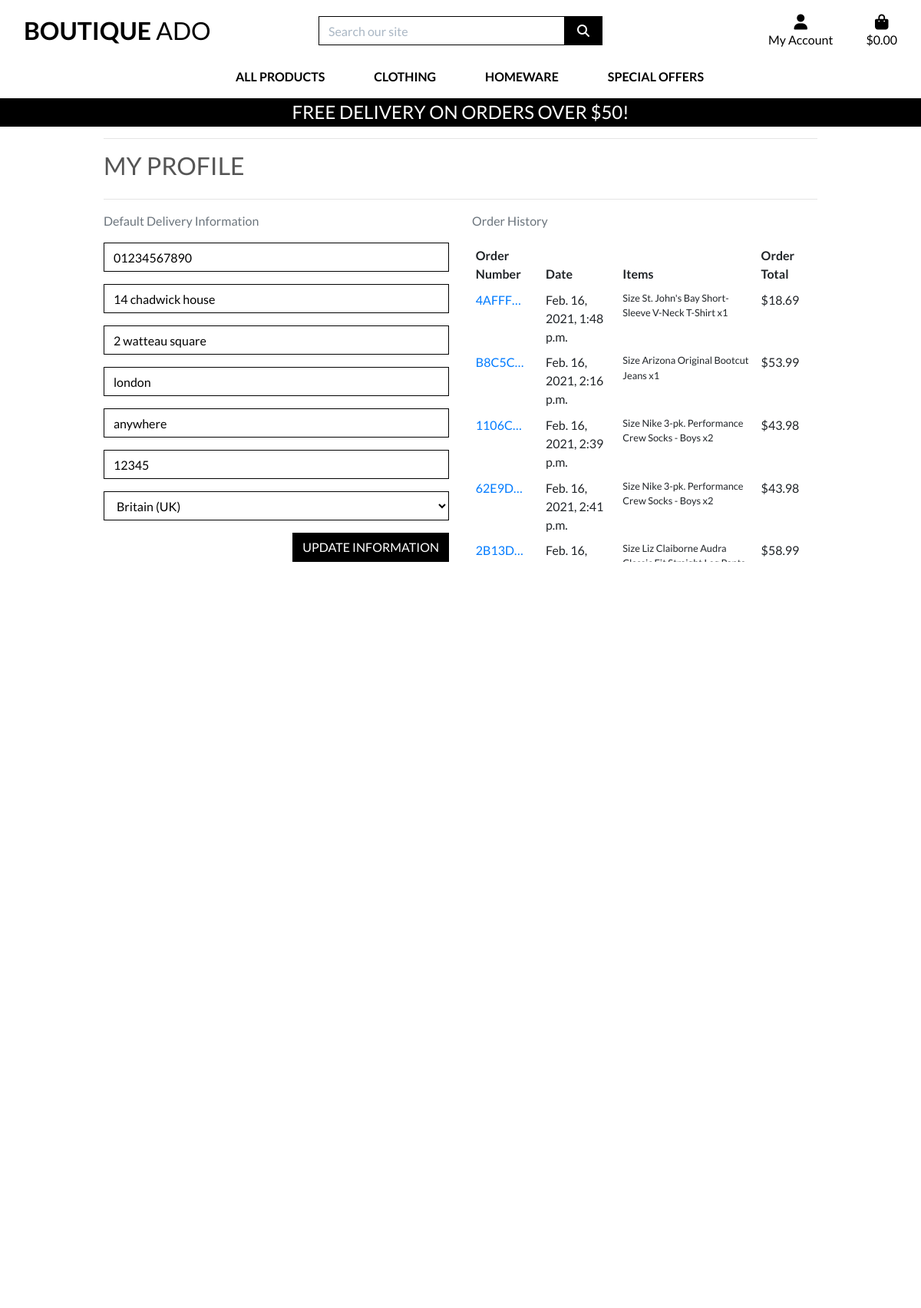
Screenshot of /profile/ (signed in) with the database file from the repository.
### profiles/models.py (models this page shows, shortened)
class UserProfile(models.Model):
    user = models.OneToOneField(User, on_delete=models.CASCADE)
    default_phone_number = models.CharField(max_length=20, null=True, blank=True)
    default_street_address1 = models.CharField(max_length=80, null=True, blank=True)
    default_street_address2 = models.CharField(max_length=80, null=True, blank=True)
    default_town_or_city = models.CharField(max_length=40, null=True, blank=True)
    default_county = models.CharField(max_length=80, null=True, blank=True)
    default_postcode = models.CharField(max_length=20, null=True, blank=True)
    default_country = CountryField(blank_label='Country', null=True, blank=True)

### checkout/models.py (models this page shows, shortened)
class Order(models.Model):
    order_number = models.CharField(max_length=32, null=False, editable=False)
    user_profile = models.ForeignKey(UserProfile, on_delete=models.SET_NULL,
                                     null=True, blank=True, related_name='orders')
    full_name = models.CharField(max_length=50, null=False, blank=False)
    email = models.EmailField(max_length=254, null=False, blank=False)
    phone_number = models.CharField(max_length=20, null=False, blank=False)
    country = CountryField(blank_label='Country *', null=False, blank=False)
    postcode = models.CharField(max_length=20, null=True, blank=True)
    town_or_city = models.CharField(max_length=40, null=False, blank=False)
    street_address1 = models.CharField(max_length=80, null=False, blank=False)
    street_address2 = models.CharField(max_length=80, null=True, blank=True)
    county = models.CharField(max_length=80, null=True, blank=True)
    date = models.DateTimeField(auto_now_add=True)
    delivery_cost = models.DecimalField(max_digits=6, decimal_places=2, null=False, default=0)
    order_total = models.DecimalField(max_digits=10, decimal_places=2, null=False, default=0)
    grand_total = models.DecimalField(max_digits=10, decimal_places=2, null=False, default=0)
    original_bag = models.TextField(null=False, blank=False, default='')
    stripe_pid = models.CharField(max_length=254, null=False, blank=False, default='')

class OrderLineItem(models.Model):
    order = models.ForeignKey(Order, null=False, blank=False, on_delete=models.CASCADE, related_name='lineitems')
    product = models.ForeignKey(Product, null=False, blank=False, on_delete=models.CASCADE)
    product_size = models.CharField(max_length=2, null=True, blank=True) # XS, S, M, L, XL
    quantity = models.IntegerField(null=False, blank=False, default=0)
    lineitem_total = models.DecimalField(max_digits=6, decimal_places=2, null=False, blank=False, editable=False)

### products/models.py (models this page shows, shortened)
class Product(models.Model):
    category = models.ForeignKey('Category', null=True, blank=True, on_delete=models.SET_NULL)
    sku = models.CharField(max_length=254, null=True, blank=True)
    name = models.CharField(max_length=254)
    description = models.TextField()
    has_sizes = models.BooleanField(default=False, null=True, blank=True)
    price = models.DecimalField(max_digits=6, decimal_places=2)
    rating = models.DecimalField(max_digits=6, decimal_places=2, null=True, blank=True)
    image_url = models.URLField(max_length=1024, null=True, blank=True)
    image = models.ImageField(null=True, blank=True)

### profiles/views.py (the view, shortened to what this page needs)
# urls.py: path('profile/', include('profiles.urls')),
def profile(request):
    profile = get_object_or_404(UserProfile, user=request.user)
    form = UserProfileForm(instance=profile)
    template = 'profiles/profile.html'
    orders = profile.orders.all()
    context = {
        'form': form,
        'orders': orders,
        'on_profile_page': True,
    }
    return render(request, template, context)

### profiles/forms.py
class UserProfileForm(forms.ModelForm):
    class Meta:
        model = UserProfile
        exclude = ('user',)
    def __init__(self, *args, **kwargs):
        super().__init__(*args, **kwargs)
        placeholders = {
            'default_phone_number': 'Phone Number',
            'default_postcode': 'Postal Code',
            'default_town_or_city': 'Town or City',
            'default_street_address1': 'Street Address 1',
            'default_street_address2': 'Street Address 2',
            'default_county': 'County, State or Locality',
        }
        self.fields['default_phone_number'].widget.attrs['autofocus'] = True
        for field in self.fields:
            if field != 'default_country':
                if self.fields[field].required:
                    placeholder = f'{placeholders[field]} *'
                else:
                    placeholder = placeholders[field]
                self.fields[field].widget.attrs['placeholder'] = placeholder
            self.fields[field].widget.attrs['class'] = 'border-black rounded-0 profile-form-input'
            self.fields[field].label = False

### bag/contexts.py (called while the page is built, shortened)
def bag_contents(request):
    bag_items = []
    total = 0
    product_count = 0
    bag = request.session.get('bag', {})
    if total < settings.FREE_DELIVERY_THRESHOLD:
        delivery = total * Decimal(settings.STANDARD_DELIVERY_PERCENTAGE/100)
        free_delivery_delta = settings.FREE_DELIVERY_THRESHOLD - total
    else:
        delivery = 0
        free_delivery_delta = 0
    grand_total = delivery + total
    context = {
        "bag_items": bag_items,
        "total": total,
        "product_count": product_count,
        "delivery": delivery,
        "free_delivery_delta": free_delivery_delta,
        "free_delivery_threshold": settings.FREE_DELIVERY_THRESHOLD,
        "grand_total": grand_total,
    }
    return context

### profiles/templates/profiles/profile.html (shortened to what this page needs)
{% extends "base.html" %}
{% load static %}
{% block extra_css %}
    <link rel="stylesheet" href="{% static 'profiles/css/profile.css' %}">
{% endblock %}
{% block page_header %}
    <div class="container header-container">
    </div>
{% endblock %}
{% block content %}
    <div class="overlay"></div>
    <div class="container">
        <div class="row">
            <div class="col">
                <hr>
                <h2 class="logo-font mb-4">My Profile</h2>
                <hr>
            </div>
        </div>
        <div class="row">
            <div class="col-12 col-lg-6">
                <p class="text-muted">Default Delivery Information</p>
                <form class="mt-3" action="{% url 'profile' %}" method="POST" id="profile-update-form">
                    {{ form|crispy }}
                    <button class="btn btn-black rounded-0 text-uppercase float-right">Update Information</button>
                </form>
            </div>
            <div class="col-12 col-lg-6">
                <p class="text-muted">Order History</p>
                <div class="order-history table-responsive">
                    <table class="table table-sm table-borderless">
                        <thead>
                            <tr>
                                <th>Order Number</th>
                                <th>Date</th>
                                <th>Items</th>
                                <th>Order Total</th>
                            </tr>
                        </thead>
                        <tbody>
                            {% for order in orders %}
                                <tr>
                                    <td>
                                        <a href="{% url 'order_history' order.order_number %}"
                                        title="{{ order.order_number }}">
                                            {{ order.order_number|truncatechars:6 }}
                                        </a>
                                    </td>
                                    <td>{{ order.date }}</td>
                                    <td>
                                        <ul class="list-unstyled">
                                            {% for item in order.lineitems.all %}
                                                <li class="small">
                                                    {% if item.product.has_sizes %}
                                                        Size {{ item.product.size|upper }}
                                                    {% endif %}{{ item.product.name }} x{{ item.quantity }}
                                                </li>
                                            {% endfor %}
                                        </ul>
                                    </td>
                                    <td>${{ order.grand_total }}</td>
                                </tr>
                            {% endfor %}
                        </tbody>
                    </table>
                </div>
            </div>
        </div>
{% endblock %}

### static/css/base.css (style rules this page uses)
html { height: 100%; }
body { background: url('/media/homepage_background_cropped.jpg') no-repeat center center fixed; background-size: cover; height: calc(100vh - 164px); color: #555; font-family: 'Lato'; }
.logo-font { text-transform: uppercase; }
.btn-black { background: black; color: white; }
.border-black { border: 1px solid black !important; }
.overlay { height: 100%; width: 100%; top: 0; left: 0; position: fixed; background: white; z-index: -1; }
@media (min-width: 1200px) { .container { max-width: 80%; } }
@media (min-width: 992px) { .header-container { padding-top: 164px; } }

### profiles/static/profiles/css/profile.css (style rules this page uses)
.order-history { max-height: 416px; overflow-y: auto; }
#profile-update-form .form-control { color: #000; }
#profile-update-form input::placeholder { color: #aab7c4; }
#id_default_country, #id_default_country option:not(:first-child) { color: #000; }

### rows the page displays
UserProfile: default_phone_number "01234567890", default_street_address1 "14 chadwick house", default_street_address2 "2 watteau square", default_town_or_city "london", default_county "anywhere", default_postcode "12345", default_country "Britain (UK)"
Order: order_number "4AFFF…", date "Feb. 16, 2021, 1:48 p.m.", grand_total "18.69"
OrderLineItem: product.name "St. John's Bay Short-Sleeve V-Neck T-Shirt", quantity "1"
Order: order_number "B8C5C…", date "Feb. 16, 2021, 2:16 p.m.", grand_total "53.99"
OrderLineItem: product.name "Arizona Original Bootcut Jeans", quantity "1"
Order: order_number "1106C…", date "Feb. 16, 2021, 2:39 p.m.", grand_total "43.98"
OrderLineItem: product.name "Nike 3-pk. Performance Crew Socks - Boys", quantity "2"
Order: order_number "62E9D…", date "Feb. 16, 2021, 2:41 p.m.", grand_total "43.98"
OrderLineItem: product.name "Nike 3-pk. Performance Crew Socks - Boys", quantity "2"
Order: order_number "2B13D…", date "Feb. 16,…", grand_total "58.99"
OrderLineItem: product.name "Liz Claiborne Audra…"

### other values shown
{{ free_delivery_threshold }} "50"
